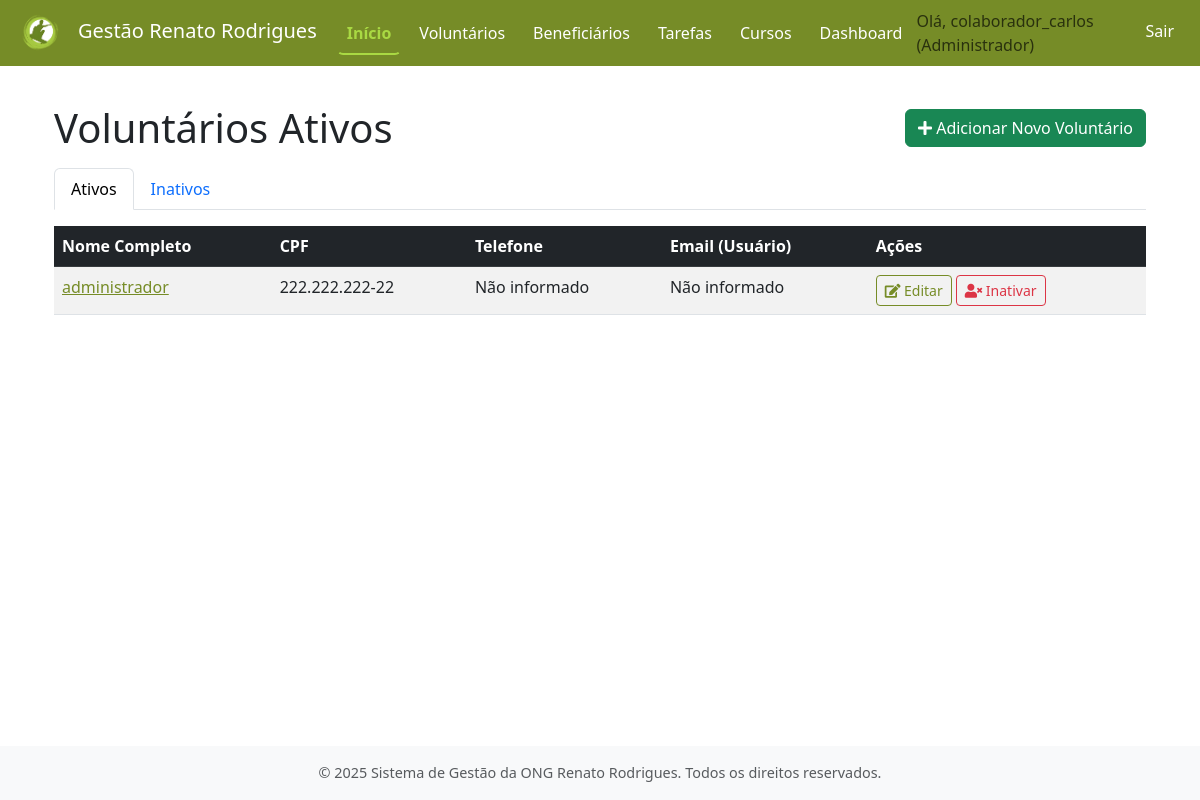
Screenshot of /voluntarios/ (signed in) with the database file from the repository.
### contas/models.py (models this page shows, shortened)
class Usuario(AbstractUser):
    TIPOS_USUARIO = [
        ('ADMIN', 'Administrador'),
        ('VOLUNT', 'Voluntário'),
    ]
    tipo_usuario = models.CharField(
        max_length=6,
        choices=TIPOS_USUARIO,
        default='VOLUNT',
        verbose_name='Tipo de Usuário'
    )
    groups = models.ManyToManyField(
        'auth.Group',
        verbose_name='grupos',
        blank=True,
        help_text='Os grupos aos quais este usuário pertence. Um usuário receberá todas as permissões concedidas a cada um de seus grupos.',
        related_name="usuario_set_contas",  # Nome único para related_name
        related_query_name="usuario_contas",
    )
    user_permissions = models.ManyToManyField(
        'auth.Permission',
        verbose_name='permissões do usuário',
        blank=True,
        help_text='Permissões específicas para este usuário.',
        related_name="usuario_set_contas_perm",  # Nome único para related_name
        related_query_name="usuario_contas_perm",
    )

### voluntarios/models.py (models this page shows, shortened)
class Voluntario(models.Model):
    usuario = models.OneToOneField(
        settings.AUTH_USER_MODEL,
        on_delete=models.CASCADE,
        verbose_name='Usuário',
        help_text='Conta de usuário associada a este voluntário.'
    )
    nome_completo = models.CharField(max_length=255, verbose_name='Nome Completo')
    cpf = models.CharField(max_length=14, unique=True, verbose_name='CPF', help_text='Formato: XXX.XXX.XXX-XX')
    rg = models.CharField(max_length=10, verbose_name='RG') # Tornando obrigatório
    data_nascimento = models.DateField(verbose_name='Data de Nascimento')
    telefone = models.CharField(max_length=20, blank=True, null=True, verbose_name='Telefone Celular', help_text='Formato: (XX) XXXXX-XXXX')
    cep = models.CharField(max_length=9, blank=True, null=True, verbose_name='CEP', help_text='Formato: XXXXX-XXX')
    logradouro = models.CharField(max_length=255, blank=True, null=True, verbose_name='Logradouro')
    numero_endereco = models.CharField(max_length=10, blank=True, null=True, verbose_name='Número')
    complemento_endereco = models.CharField(max_length=100, blank=True, null=True, verbose_name='Complemento')
    bairro = models.CharField(max_length=100, blank=True, null=True, verbose_name='Bairro')
    cidade = models.CharField(max_length=100, blank=True, null=True, verbose_name='Cidade')
    estado = models.CharField(max_length=2, blank=True, null=True, verbose_name='UF') # Sigla do estado, ex: SP
    areas_interesse = models.TextField(blank=True, null=True, verbose_name='Áreas de Interesse', help_text='Descreva as áreas em que o voluntário tem interesse em atuar.')
    disp_seg_m = models.BooleanField(default=False, verbose_name='Segunda (Manhã)')
    disp_seg_t = models.BooleanField(default=False, verbose_name='Segunda (Tarde)')
    disp_seg_n = models.BooleanField(default=False, verbose_name='Segunda (Noite)')
    disp_ter_m = models.BooleanField(default=False, verbose_name='Terça (Manhã)')
    disp_ter_t = models.BooleanField(default=False, verbose_name='Terça (Tarde)')
    disp_ter_n = models.BooleanField(default=False, verbose_name='Terça (Noite)')
    disp_qua_m = models.BooleanField(default=False, verbose_name='Quarta (Manhã)')
    disp_qua_t = models.BooleanField(default=False, verbose_name='Quarta (Tarde)')
    disp_qua_n = models.BooleanField(default=False, verbose_name='Quarta (Noite)')
    disp_qui_m = models.BooleanField(default=False, verbose_name='Quinta (Manhã)')
    disp_qui_t = models.BooleanField(default=False, verbose_name='Quinta (Tarde)')
    disp_qui_n = models.BooleanField(default=False, verbose_name='Quinta (Noite)')
    disp_sex_m = models.BooleanField(default=False, verbose_name='Sexta (Manhã)')
    disp_sex_t = models.BooleanField(default=False, verbose_name='Sexta (Tarde)')
    disp_sex_n = models.BooleanField(default=False, verbose_name='Sexta (Noite)')
    disp_sab_m = models.BooleanField(default=False, verbose_name='Sábado (Manhã)')
    disp_sab_t = models.BooleanField(default=False, verbose_name='Sábado (Tarde)')
    disp_sab_n = models.BooleanField(default=False, verbose_name='Sábado (Noite)')
    disp_dom_m = models.BooleanField(default=False, verbose_name='Domingo (Manhã)')
    disp_dom_t = models.BooleanField(default=False, verbose_name='Domingo (Tarde)')
    disp_dom_n = models.BooleanField(default=False, verbose_name='Domingo (Noite)')
    data_cadastro = models.DateTimeField(auto_now_add=True, verbose_name='Data de Cadastro')
    ativo = models.BooleanField(default=True, verbose_name='Ativo')
    data_inativacao = models.DateTimeField(null=True, blank=True, verbose_name='Data de Inativação')
    class Meta:
        verbose_name = 'Voluntário'
        verbose_name_plural = 'Voluntários'
        ordering = ['nome_completo']
    def get_cpf_formatado(self):
        if self.cpf:
            cpf_numeros = ''.join(filter(str.isdigit, self.cpf))
            if len(cpf_numeros) == 11:
                return f"{cpf_numeros[:3]}.{cpf_numeros[3:6]}.{cpf_numeros[6:9]}-{cpf_numeros[9:]}"
        return self.cpf or ""
    def get_telefone_formatado(self):
        if self.telefone:
            tel_numeros = ''.join(filter(str.isdigit, self.telefone))
            if len(tel_numeros) == 11: # (XX) XXXXX-XXXX
                return f"({tel_numeros[:2]}) {tel_numeros[2:7]}-{tel_numeros[7:]}"
            elif len(tel_numeros) == 10: # (XX) XXXX-XXXX
                return f"({tel_numeros[:2]}) {tel_numeros[2:6]}-{tel_numeros[6:]}"
        return self.telefone or ""

### voluntarios/views.py (the view)
# urls.py: path('', views.listar_voluntarios, name='listar_voluntarios'),
@login_required
def listar_voluntarios(request):
    filtro_ativo_param = request.GET.get('filtro_ativo', 'ativos')
    if filtro_ativo_param == 'inativos':
        voluntarios = Voluntario.objects.filter(ativo=False).order_by('nome_completo')
        titulo_pagina_especifico = 'Voluntários Inativos'
    else: # 'ativos' ou qualquer outro valor
        voluntarios = Voluntario.objects.filter(ativo=True).order_by('nome_completo')
        titulo_pagina_especifico = 'Voluntários Ativos'
        filtro_ativo_param = 'ativos' # Garante que o valor seja 'ativos' se não for 'inativos'
    contexto = {
        'voluntarios': voluntarios,
        'titulo_pagina': titulo_pagina_especifico,
        'filtro_ativo_atual': filtro_ativo_param
    }
    return render(request, 'voluntarios/listar_voluntarios.html', contexto)

### voluntarios/templates/voluntarios/listar_voluntarios.html (shortened to what this page needs)
{% extends "core/base.html" %}
{% block content %}
<div class="container mt-4">
    <div class="d-flex flex-column flex-md-row justify-content-md-between align-items-md-center mb-3">
        <h1 class="mb-2 mb-md-0">{{ titulo_pagina }}</h1>
        {% if request.user.tipo_usuario == 'ADMIN' %}
        <a href="{% url 'voluntarios:cadastrar_voluntario' %}" class="btn btn-success align-self-start align-self-md-auto">
            <i class="fas fa-plus"></i> Adicionar Novo Voluntário
        </a>
        {% endif %}
    </div>
    <ul class="nav nav-tabs mb-3">
        <li class="nav-item">
            <a class="nav-link {% if filtro_ativo_atual == 'ativos' %}active{% endif %}" href="{% url 'voluntarios:listar_voluntarios' %}?filtro_ativo=ativos">Ativos</a>
        </li>
        <li class="nav-item">
            <a class="nav-link {% if filtro_ativo_atual == 'inativos' %}active{% endif %}" href="{% url 'voluntarios:listar_voluntarios' %}?filtro_ativo=inativos">Inativos</a>
        </li>
    </ul>
    {% if voluntarios %}
        <div class="table-responsive">
            <table class="table table-striped table-hover">
                <thead class="table-dark">
                    <tr>
                        <th>Nome Completo</th>
                        <th>CPF</th>
                        <th>Telefone</th>
                        <th>Email (Usuário)</th>
                        <th>Ações</th>
                    </tr>
                </thead>
                <tbody>
                    {% for voluntario in voluntarios %}
                    <tr>
                        <td>
                            <a href="{% url 'voluntarios:detalhar_voluntario' voluntario.id %}">
                                {{ voluntario.nome_completo }}
                            </a>
                        </td>
                        <td>{{ voluntario.get_cpf_formatado|default:"Não informado" }}</td>
                        <td>{{ voluntario.get_telefone_formatado|default:"Não informado" }}</td>
                        <td>{{ voluntario.usuario.email|default:"Não informado" }}</td>
                        <td>
                            <div class="d-flex flex-column flex-md-row">
                                {% if request.user.tipo_usuario == 'ADMIN' or request.user.tipo_usuario == 'VOLUNT' and request.user.voluntario and request.user.voluntario.id == voluntario.id %}
                                <a href="{% url 'voluntarios:editar_voluntario' voluntario.id %}" class="btn btn-sm btn-outline-primary mb-1 mb-md-0 me-md-1" title="Editar">
                                    <i class="fas fa-edit"></i> Editar
                                </a>
                                {% endif %}
                                {% if request.user.tipo_usuario == 'ADMIN' %}
                                    {% if voluntario.ativo %}
                                    <a href="{% url 'voluntarios:excluir_voluntario' voluntario.id %}" class="btn btn-sm btn-outline-danger" title="Inativar">
                                        <i class="fas fa-user-times"></i> Inativar
                                    </a>
                                    {% endif %}
                                {% endif %}
                            </div>
                        </td>
                    </tr>
                    {% endfor %}
                </tbody>
            </table>
        </div>
    {% endif %}
</div>
{% endblock content %}

### core/templates/core/base.html (shortened to what this page needs)
<!DOCTYPE html>
<html lang="pt-br">
  <head>
    {% load static %}
    <link
      href="https://cdn.jsdelivr.net/npm/bootstrap@5.3.0-alpha1/dist/css/bootstrap.min.css"
      rel="stylesheet"
    />
    <link
      rel="stylesheet"
      href="https://cdnjs.cloudflare.com/ajax/libs/font-awesome/5.15.4/css/all.min.css"
    />
    <link rel="stylesheet" href="{% static 'core/css/estilos.css' %}" />
  </head>
  <body>
    <nav class="navbar navbar-expand-lg navbar-custom fixed-top">
      <div class="container-fluid">
        <a class="navbar-brand" href="{% url 'core:pagina_inicial' %}">
          <img src="{% static 'core/img/logo_ong.png' %}" alt="Logo da ONG" style="height: 40px; margin-right: 10px;">Gestão Renato Rodrigues
        </a>
        <div class="collapse navbar-collapse" id="navbarNav">
          <ul class="navbar-nav me-auto mb-2 mb-lg-0">
            <li class="nav-item">
              <a
                class="nav-link active"
                aria-current="page"
                href="{% url 'core:pagina_inicial' %}"
                >Início</a
              >
            </li>
            {% if user.is_authenticated %}
            <li class="nav-item">
              <a class="nav-link" href="{% url 'voluntarios:listar_voluntarios' %}">Voluntários</a>
            </li>
            <li class="nav-item">
              <a class="nav-link" href="{% url 'beneficiarios:listar_beneficiarios' %}">Beneficiários</a>
            </li>
            <li class="nav-item">
              <a class="nav-link" href="{% url 'tarefas:listar_tarefas' %}">Tarefas</a>
            </li>
            <li class="nav-item">
              <a class="nav-link" href="{% url 'cursos:listar_cursos_ong' %}">Cursos</a>
            </li>
            <li class="nav-item">
              <a class="nav-link" href="{% url 'dashboard:painel_principal' %}">Dashboard</a>
            </li>
            {% endif %}
          </ul>
          <ul class="navbar-nav">
            {% if user.is_authenticated %}
            <li class="nav-item">
              <span class="navbar-text me-2">
                Olá, {{ user.username }} ({{ user.get_tipo_usuario_display }})
              </span>
            </li>
            <li class="nav-item">
              <a class="nav-link" href="{% url 'contas:logout' %}">Sair</a>
            </li>
            {% else %}
            <li class="nav-item">
              <a class="nav-link" href="{% url 'contas:login' %}">Entrar</a>
            </li>
            {% endif %}
          </ul>
        </div>
      </div>
    </nav>
    <main class="main-content container mt-4 mb-4">
       {% block content %}{% endblock content %}
    </main>
    <footer class="footer mt-auto py-3 bg-light">
      <div class="container text-center">
        <span class="text-muted"
          >© {% now "Y" %} Sistema de Gestão da ONG Renato Rodrigues. Todos os direitos
          reservados.</span
        >
      </div>
    </footer>
  </body>
</html>

### core/static/core/css/estilos.css (style rules this page uses)
:root { --cor-primaria-ong: #768C27; --cor-secundaria-ong: #A3BF3F; --cor-destaque-ong: #A9D943; --cor-texto-sobre-primaria: #FFFFFF; --cor-texto-sobre-secundaria: #FFFFFF; --cor-texto-sobre-destaque: #212529; }
.btn-outline-primary { color: var(--cor-primaria-ong) !important; border-color: var(--cor-primaria-ong) !important; }
a { color: var(--cor-primaria-ong); }
.navbar-custom { background-color: var(--cor-primaria-ong) !important; }
.navbar-custom .navbar-brand { color: var(--cor-texto-sobre-primaria) !important; }
.navbar-custom .nav-link { color: var(--cor-texto-sobre-primaria); padding: 0.5rem 1rem; margin: 0 0.25rem; border: 2px solid transparent; border-radius: 0.375rem; font-weight: 500; transition: all 0.3s ease-in-out; }
.navbar-custom .nav-link.active { color: var(--cor-destaque-ong); font-weight: bold; border-bottom: 2px solid var(--cor-destaque-ong); border-top-color: transparent; border-left-color: transparent; border-right-color: transparent; background-color: transparent; box-shadow: none; transform: none; }

### core/templates/core/base.html (style rules this page uses)
body { padding-top: 56px; display: flex; flex-direction: column; min-height: 100vh; }
.main-content { flex: 1; }
.footer { background-color: #f8f9fa; padding: 1rem 0; text-align: center; font-size: 0.9rem; color: #6c757d; }

### rows the page displays
Usuario: username "colaborador_carlos", tipo_usuario "Administrador"
Voluntario: nome_completo "administrador", get_cpf_formatado "222.222.222-22", get_telefone_formatado "Não informado", usuario.email "Não informado", ativo True (drawn)

### other values shown
{{ titulo_pagina }} "Voluntários Ativos"
